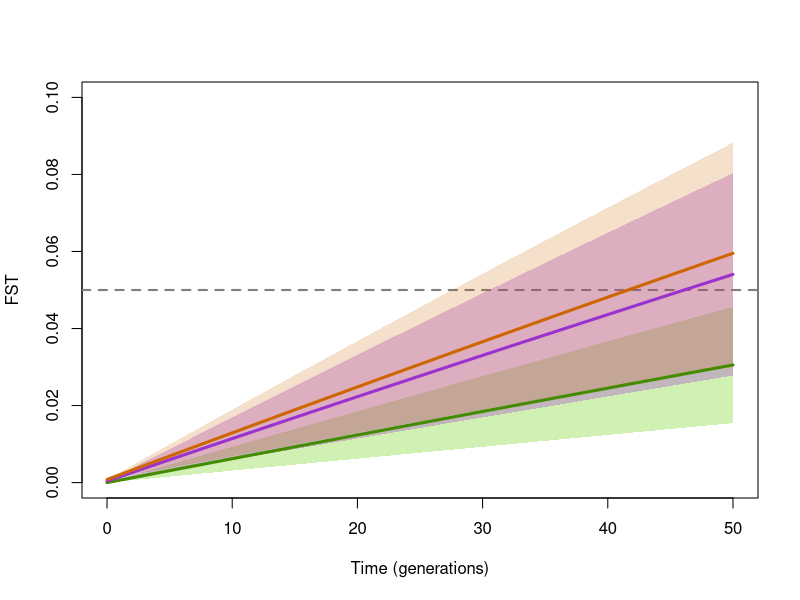
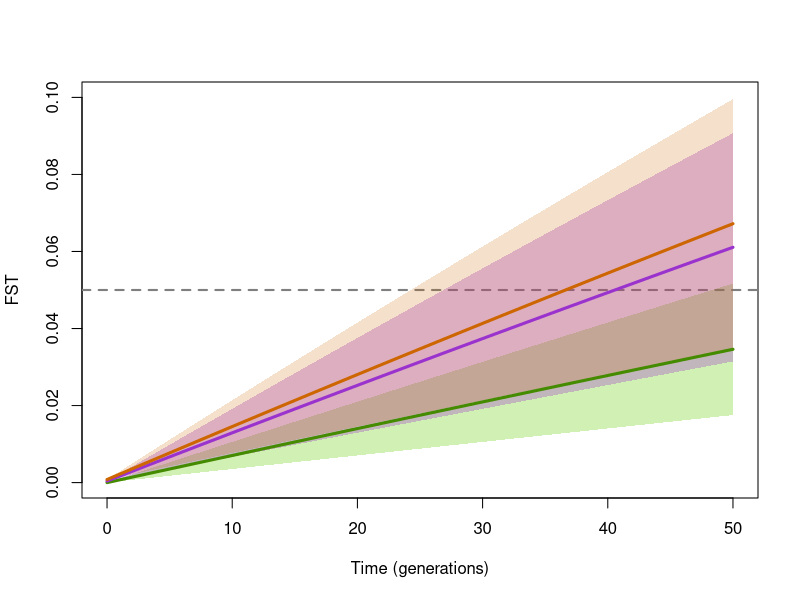
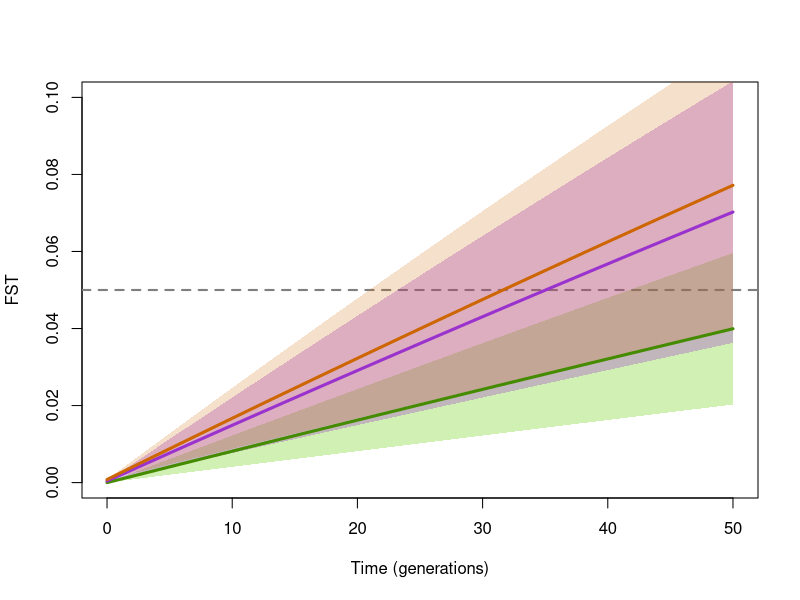

R code for these plots, in order:
library(scales)
#setwd("~/Desktop/")
setwd("C:/Users/andre/Box/New folder")

# Census size
total = 13000
N1 = total*0.5  #east
N2 = total*0.35 #west
N3 = total*0.15 #central

# Harmonic mean population sizes for each pair (set up for calculation later)
k = c(0.1, 0.3)  #Ne Scaling factors
Ne12 = (2 * (N1 * N2) / (N1 + N2)) 
Ne13 = (2 * (N1 * N3) / (N1 + N3)) 
Ne23 = (2 * (N2 * N3) / (N2 + N3)) 

# How long
times = seq(0, 50, by = 1)

# Migration rates (need to be checked, is it equal between all three?)
M12 = c(0, 0.12, 0.24)
M13 = c(0, 0.12, 0.24)
M23 = c(0, 0.12, 0.24)

# All outputs for each m and k get saved here
ALLOUTPUT = NULL

# Run calculations for each migration rate
for(m in 1:length(M12)){
  # All outputs for each k get saved here
  OUTPUT = NULL
  
  # Run calculations with all scaling factors
  for(kk in 1:length(k)){
    # Data frame to store FSTs
    FST_values = data.frame(time = times, FST12 = rep(NA, length(times)), FST13 = rep(NA, length(times)), FST23 = rep(NA, length(times)))
    FST_values$FST12[1] = 0
    FST_values$FST13[1] = 0.0004
    FST_values$FST23[1] = 0.0008
    
    # Function to update FST given migration rate, effective population size, and scaling factor
    update_FST = function(FST, mig, N_e,k) {
      FST_new = 1 - (1 - FST) * exp(-1/((2*N_e*k)*(1-mig)))
      return(FST_new)
    }
    
    # Run calculation
    for (i in 2:length(times)) {
      FST_values$FST12[i] = update_FST(FST_values$FST12[i-1], M12[m], Ne12,k[kk])
      FST_values$FST13[i] = update_FST(FST_values$FST13[i-1], M13[m], Ne13,k[kk])
      FST_values$FST23[i] = update_FST(FST_values$FST23[i-1], M23[m], Ne23,k[kk])
    }
    FST_values$k = rep(k[kk], nrow(FST_values))
    
    # Record outputs
    OUTPUT = rbind(OUTPUT, FST_values)
  }
  #save all output
  temp = cbind(OUTPUT, rep(M12[m], nrow(OUTPUT)))
  colnames(temp)[6] = "migrate"
  ALLOUTPUT = rbind(ALLOUTPUT, temp)
  
  # Save all data into data frame
  FST_values = as.data.frame(OUTPUT) #note that migration rate is defined in ALLOUTPUT but not here
  
  # Plot output - note that if you increase 'times' need to update here
  pdf(file=paste("FST_", k[1], "to", k[2], "_", M12[m], "mig.pdf", sep=""), width=5, height=5, bg="transparent")
  plot(-100,-100, xlab = 'Time (generations)', ylab = 'FST', main = '', xlim=c(0,50), ylim=c(0,0.1))
  abline(h=0.05, lwd=2, col="grey50", lty=2)
  polygon(x=c(FST_values$time[1:51], rev(FST_values$time[1:51])), y=c(FST_values$FST12[1:51], rev(FST_values$FST12[52:102])), col=alpha('chartreuse3', 0.3), border=F)
  polygon(x=c(FST_values$time[1:51], rev(FST_values$time[1:51])), y=c(FST_values$FST13[1:51], rev(FST_values$FST13[52:102])), col=alpha('darkorchid3', 0.3), border=F)
  polygon(x=c(FST_values$time[1:51], rev(FST_values$time[1:51])), y=c(FST_values$FST23[1:51], rev(FST_values$FST23[52:102])), col=alpha('darkorange3', 0.2), border=F)
  lines(FST_values$time[1:51], apply(cbind(FST_values$FST12[1:51], FST_values$FST12[52:102]), 1, mean), col = 'chartreuse4', lwd = 3)
  lines(FST_values$time[1:51], apply(cbind(FST_values$FST13[1:51], FST_values$FST13[52:102]), 1, mean), col = 'darkorchid3', lwd = 3)
  lines(FST_values$time[1:51], apply(cbind(FST_values$FST23[1:51], FST_values$FST23[52:102]), 1, mean), col = 'darkorange3', lwd = 3)
  dev.off()
}

# Extract FST values at generation 50
FST_50 <- FST_values[FST_values$time == 50, ]

# Print to console
print(paste("Migration Rate:", M12[m], "Scaling Factor:", k[kk]))
print(FST_50)
